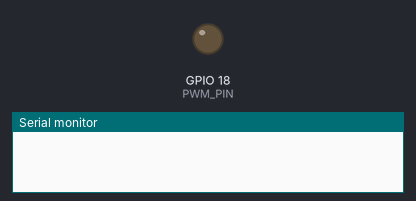
The sketch below on a simulated ESP32. Parts: output pins drawn as LEDs (lit = HIGH), the last lines printed to the serial monitor.

Above: at 0.0 s.
At 2.6 s:
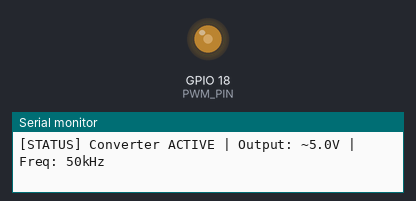
Timing chart, 0 to 4.1 s (numbered marks = the images above):
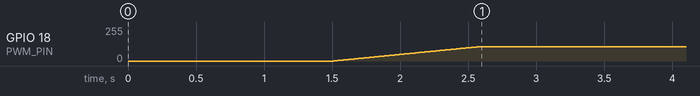

The sketch:

Digital_Buck_Converter.ino
```cpp
/**
 * @file      Digital_Buck_Converter.ino
 * @author    Rohit Kumar
 * @brief     Open-loop 12V to 5V Buck Converter Firmware
 * @details   Generates a 50kHz PWM signal via ESP32 to drive an IR2110
 * and IRFZ44N high-side switch. Includes a software soft-start.
 * @note      Requires ESP32 Core
 */

// --- Hardware Configuration ---
#define PWM_PIN      18       // GPIO connected to IR2110 HIN (Pin 10)
#define PWM_FREQ     50000    // Switching frequency: 50 kHz
#define PWM_RES      10       // Resolution: 10-bit (0-1023)

// --- System Parameters ---
// Target calculation: Vout / Vin = 5V / 12V = 41.6% Duty Cycle
// 41.6% of 1023 (10-bit resolution) ≈ 427
#define TARGET_DUTY  427
#define SOFT_START_DELAY 5    // Milliseconds between duty cycle increments

void setup() {
  Serial.begin(115200);
  delay(1000);

  Serial.println("\n[SYSTEM] Initializing Digital Buck Converter...");

  // Initialize PWM output on the specified pin (ESP32 Core 3.x.x API)
  ledcAttach(PWM_PIN, PWM_FREQ, PWM_RES);

  // Ensure output is strictly zero before applying power
  ledcWrite(PWM_PIN, 0);
  delay(500);

  executeSoftStart();
}

void loop() {
  // Main system loop. Open-loop topology requires no active feedback adjustment.
  // Output status telemetry every 5 seconds.
  Serial.println("[STATUS] Converter ACTIVE | Output: ~5.0V | Freq: 50kHz");
  delay(5000);
}

/**
 * @brief Gradually ramps the PWM duty cycle to prevent LC filter inrush current
 */
void executeSoftStart() {
  Serial.println("[SYSTEM] Executing Soft-Start Sequence...");

  for (int duty = 0; duty <= TARGET_DUTY; duty += 2) {
    ledcWrite(PWM_PIN, duty);
    delay(SOFT_START_DELAY);
  }

  // Lock at final target
  ledcWrite(PWM_PIN, TARGET_DUTY);

  Serial.print("[SYSTEM] Soft-Start Complete. Target Duty Cycle: ");
  Serial.print((TARGET_DUTY * 100.0) / 1023.0, 1);
  Serial.println("%");
}
```
